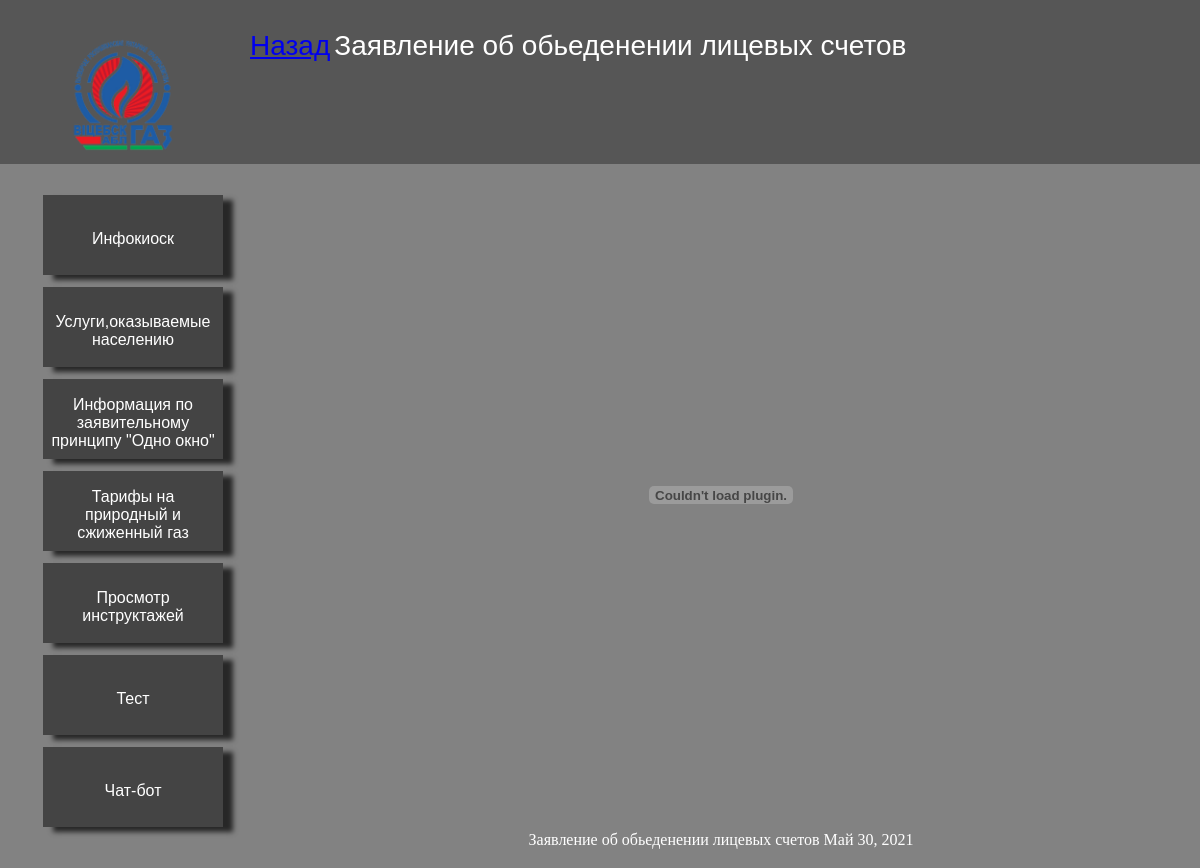
Page /onewindow/Forms/Statement_on_the_consolidation_of_personal_accounts on the committed database.
### main/models.py (models this page shows, shortened)
class Statement_on_the_consolidation_of_personal_accounts(models.Model):
    title = models.CharField(max_length=150)
    Statement_on_the_consolidation_of_personal_accounts_doc = models.FileField(upload_to='Forms/')
    times = models.DateField()

### main/views.py (the view)
# urls.py: path('onewindow/Forms/Statement_on_the_consolidation_of_personal_accounts', views.Statement_on_the_consolidation_of_personal_accounts_home, name='Statement_on_the_consolidation_of_personal_accounts'),
def Statement_on_the_consolidation_of_personal_accounts_home(request):
    data = Statement_on_the_consolidation_of_personal_accounts.objects.all()
    return render(request,'main/statements/Statement_on_the_consolidation_of_personal_accounts.html', {'data': data})

### main/templates/main/statements/Statement_on_the_consolidation_of_personal_accounts.html (shortened to what this page needs)
{%extends 'main/Shell.html'%}
{%block topbar%}
<div class="topbar">
    <table>
        <tr>
            <td height="20vh"><a class="back" href="{%url 'Forms'%}">Назад</a></td>
            <td><a class="toptext">Заявление об обьеденении лицевых счетов</a></td>
        </tr>
    </table>
</div>
{%endblock%}
{%block body%}
{%for el in data%}
<center>
        <div class="botton_color">
                <embed class="docs_view" src="{{ el.Statement_on_the_consolidation_of_personal_accounts_doc.url }}" >
                <p href="{{ el.Statement_on_the_consolidation_of_personal_accounts}}" class="cool_text">{{ el.title }} {{el.times}}</p>
        </div>
</center>
{%endfor%}
{%endblock%}

### main/static/main/css/Shell.css (style rules this page uses)
.main { margin: 0; background: #828282; }
.back { height: 15vh; }
.topbar { height: 19vh; background-color: #565656; text-align: center; margin: 0; padding-top: 1.5vh; }
.toptext { color: #fff; font-family: Arial, Helvetica, sans-serif; font-size: 3.5vh; margin-left: auto; margin-right: auto; margin-top: 3vh; }
.docs_view { height: 80vh; width: 50vw; padding-top: 1vh; display: block; margin-left: auto; margin-right: auto; }
.cool_text { color: #fff; text-align: center; }

### rows in the picture
Statement_on_the_consolidation_of_personal_accounts: title "Заявление об обьеденении лицевых счетов", times "Май 30, 2021"
